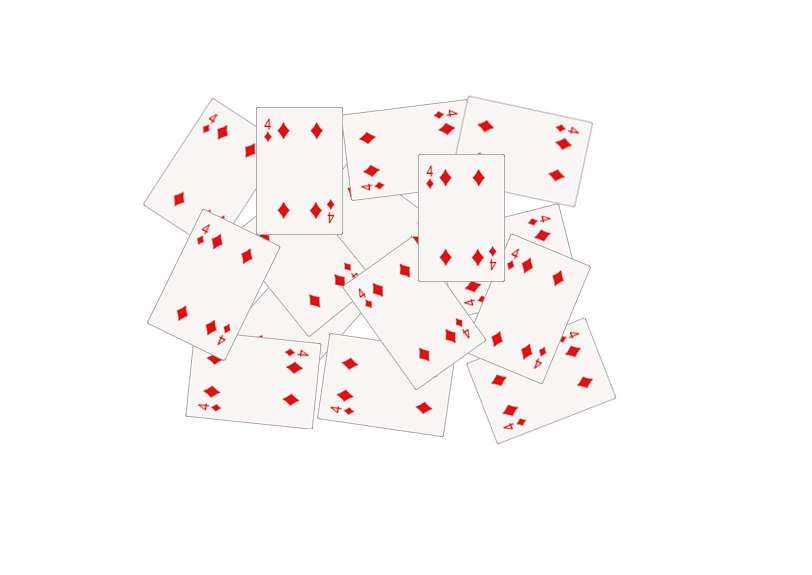
#> input picture 06_Segmentierung_v4/img/watershed_segmentation_demo_01.jpg, 812 x 575 px
$ jupyter execute 08a_Segmentierung_Watershed.ipynb
#> lines starting #> are read from the running program, lines starting #| are printed output that depends on the picture; after the words box and inside, x2 and y2 are one past the last pixel; in counts of white or black regions, pixels touching at a corner belong together
# Segmentaion with Distance Transform and Watershed Algorithm

Tutorial taken from here: https://www.ccoderun.ca/programming/doxygen/opencv/tutorial_distance_transform.html

[cell 1]
import cv2 as cv
import numpy as np
import argparse
import random as rng
import matplotlib.pyplot as plt
rng.seed(12345)

[cell 2]
src = cv.imread('./img/watershed_segmentation_demo_01.jpg')
#> src is the input picture: shape (575, 812, 3); mean B, G, R 248.7, 248.9, 252.3
src = cv.cvtColor(src, cv.COLOR_BGR2RGB)
plt.imshow(src); plt.title('Original')
plt.show()

[cell 3]
# Change the background from white to black, since that will help later to extract
# better results during the use of Distance Transform
src[np.all(src == 255, axis=2)] = 0
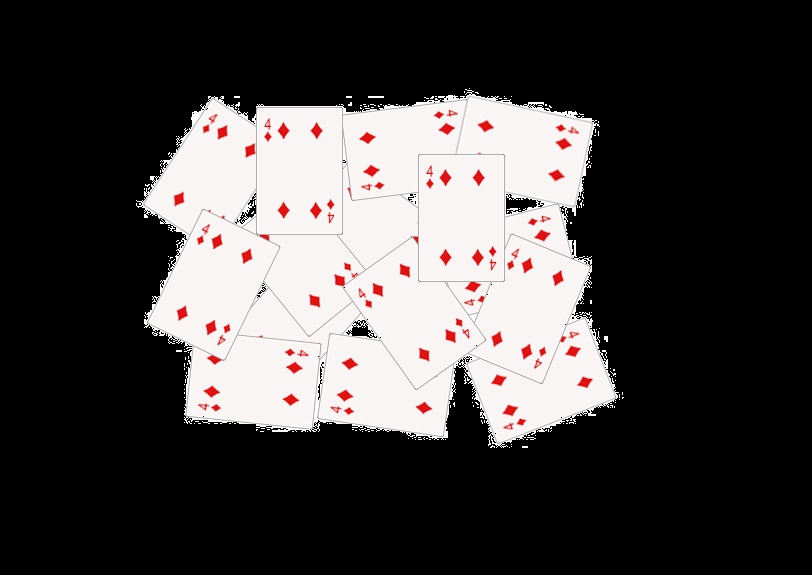
#> src: shape (575, 812, 3); mean R, G, B 69.8, 66.5, 66.3
# Show output image
plt.imshow(src); plt.title('Blacken Background')
plt.show()

[cell 4]
kernel = np.array([[1, 1, 1], [1, -8, 1], [1, 1, 1]], dtype=np.float32)
# do the laplacian filtering as it is
# well, we need to convert everything in something more deeper then CV_8U
# because the kernel has some negative values,
# and we can expect in general to have a Laplacian image with negative values
# BUT a 8bits unsigned int (the one we are working with) can contain values from 0 to 255
# so the possible negative number will be truncated
imgLaplacian = cv.filter2D(src, cv.CV_32F, kernel)
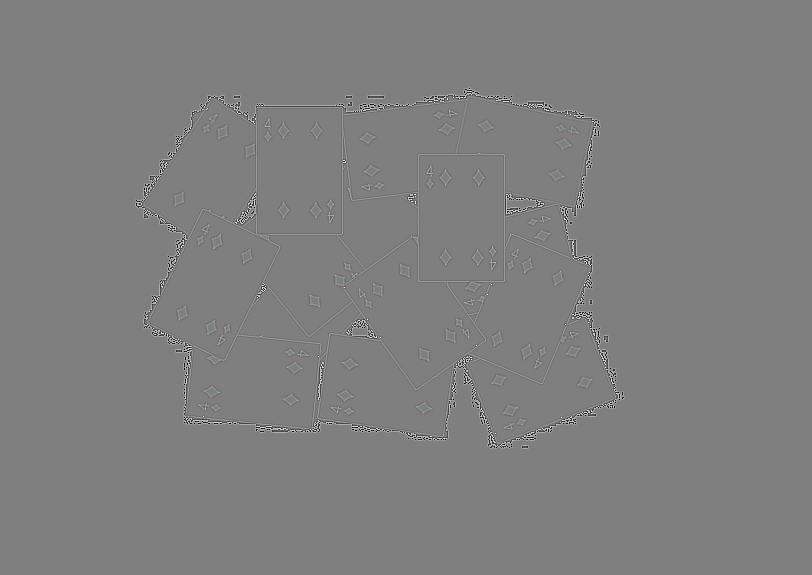
#> imgLaplacian: shape (575, 812, 3) float32; mean R, G, B 0, 0, 0; drawn with min black and max white
sharp = np.float32(src)
imgResult = sharp - imgLaplacian
# convert back to 8bits gray scale
imgResult = np.clip(imgResult, 0, 255)
imgResult = imgResult.astype('uint8')
imgLaplacian = np.clip(imgLaplacian, 0, 255)
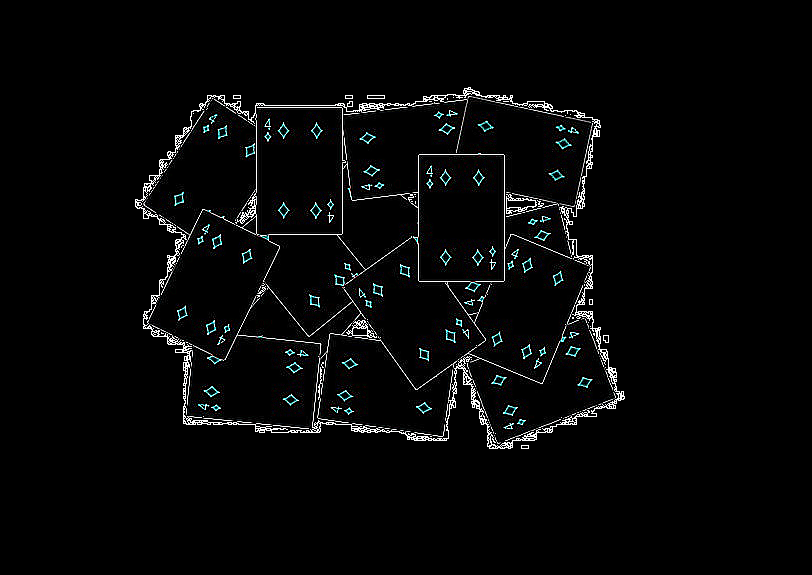
#> imgLaplacian: shape (575, 812, 3) float32; mean R, G, B 7.1, 7.6, 7.6
imgLaplacian = np.uint8(imgLaplacian)

bw = cv.cvtColor(imgResult, cv.COLOR_BGR2GRAY)
_, bw = cv.threshold(bw, 40, 255, cv.THRESH_BINARY | cv.THRESH_OTSU)
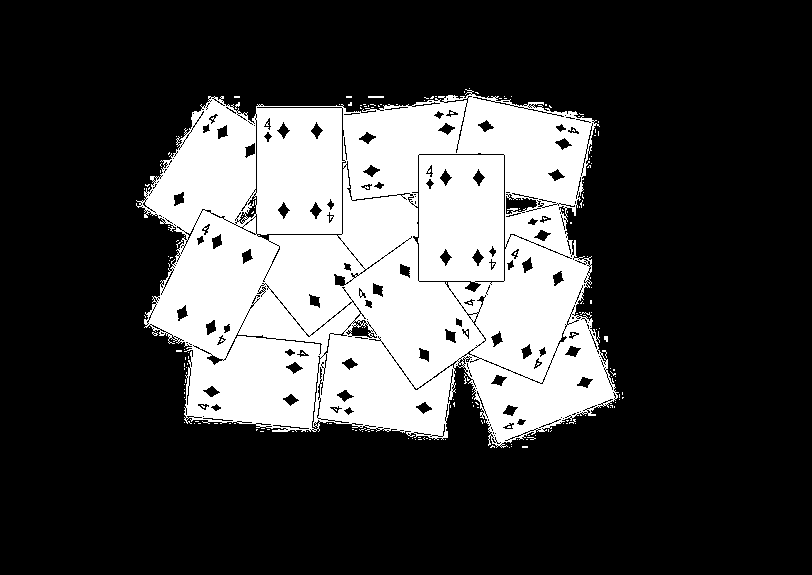
#> bw: shape (575, 812); 26.4% white; 189 white regions (186 under 20 px), largest, box (x1, y1, x2, y2) and area: (136, 89, 619, 448) 122445, (368, 96, 384, 98) 32, (604, 336, 608, 342) 20

plt.imshow(imgResult); plt.title('Clipped image'); plt.show()
plt.imshow(bw, cmap='gray'); plt.title('Black-and-White'); plt.show()

[cell 5]
dist = cv.distanceTransform(bw, cv.DIST_L2, 3)
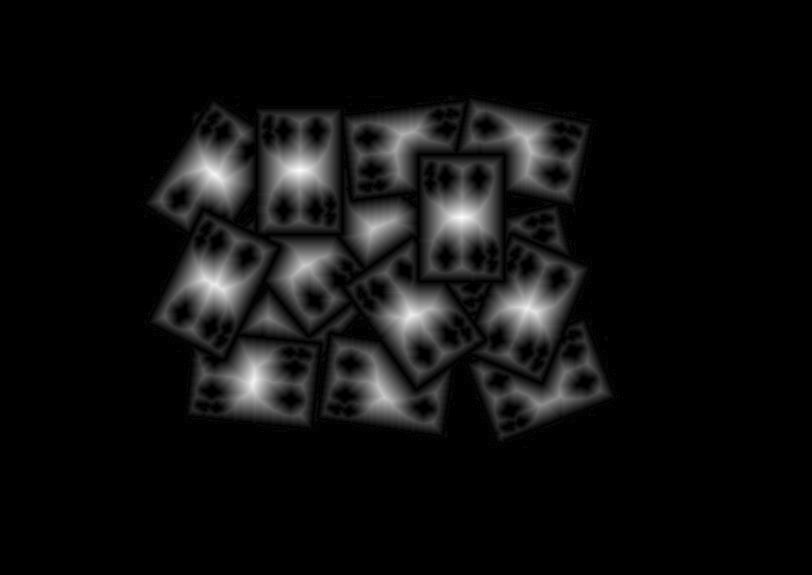
#> dist: shape (575, 812) float32; min 0, max 37.19, mean 2.2; drawn with min black and max white

# Normalize the distance image for range = {0.0, 1.0}
# so we can visualize and threshold it
cv.normalize(dist, dist, 0, 1.0, cv.NORM_MINMAX)
plt.imshow(dist, cmap='gray'); plt.title('Distance Transform'); plt.show()

[cell 6]
_, dist = cv.threshold(dist, 0.4, 1.0, cv.THRESH_BINARY)
#> dist: shape (575, 812) float32; values 0 (black) and 1 (white), 4.7% white; 14 white regions, largest, box (x1, y1, x2, y2) and area: (179, 258, 249, 310) 2207, (433, 189, 489, 246) 2165, (272, 142, 327, 199) 2164

# Dilate a bit the dist image
kernel1 = np.ones((3,3), dtype=np.uint8)
dist = cv.dilate(dist, kernel1)
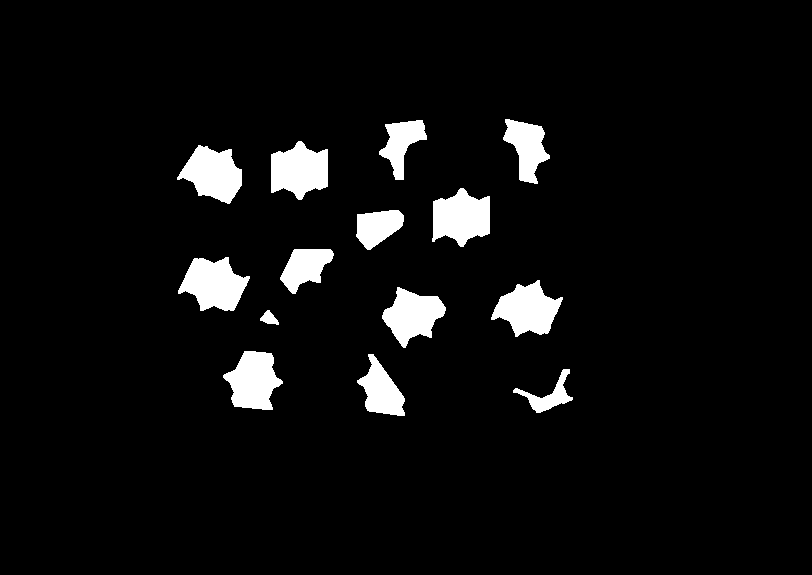
#> dist: shape (575, 812) float32; values 0 (black) and 1 (white), 5.4% white; 14 white regions, largest, box (x1, y1, x2, y2) and area: (178, 257, 250, 311) 2489, (432, 188, 490, 247) 2425, (271, 141, 328, 200) 2418

plt.imshow(dist, cmap='gray'); plt.title('Thresholded and dilated'); plt.show()

dist_8u = dist.astype('uint8')
#> dist_8u: shape (575, 812); values 0 (black) and 1 (white), 5.4% white; 14 white regions

[cell 7]
# Find total markers
contours, _ = cv.findContours(dist_8u, cv.RETR_EXTERNAL, cv.CHAIN_APPROX_SIMPLE)
#> contours = 14 contours; largest, box (x1, y1, x2, y2) and area: (178, 257, 250, 311) 2388, (432, 188, 490, 247) 2324, (271, 141, 328, 200) 2319, (177, 145, 242, 204) 2284, (491, 280, 563, 337) 2264
# Create the marker image for the watershed algorithm
markers = np.zeros(dist.shape, dtype=np.int32)
# Draw the foreground markers
for i in range(len(contours)):
    cv.drawContours(markers, contours, i, (i+1), -1)
#> this loop made 14 passes
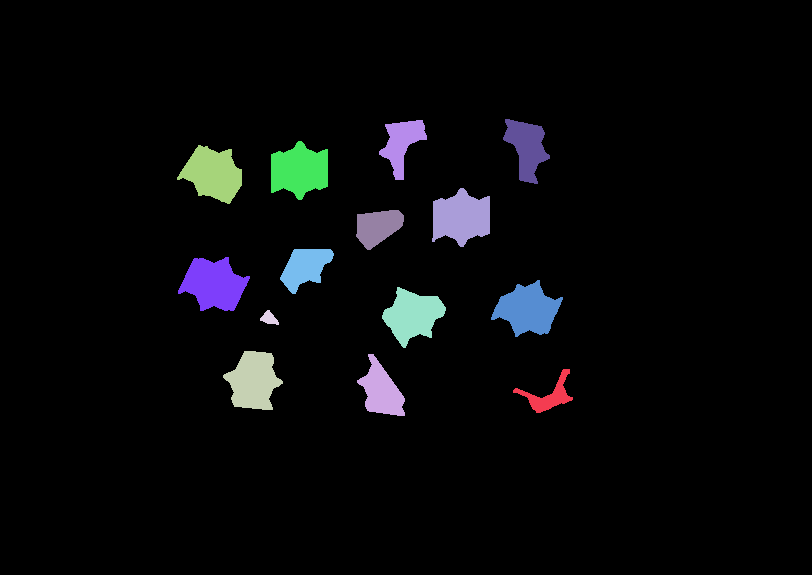
#> markers: shape (575, 812) int32; 15 distinct labels, from 0 to 14; one colour per label, 0 black
# Draw the background marker
cv.circle(markers, (5,5), 3, (255,255,255), -1)
#> markers: shape (575, 812) int32; 16 distinct labels, from 0 to 255
plt.imshow(markers, cmap='gray'); plt.title('Markers'); plt.show()

[cell 8]
# Perform the watershed algorithm
cv.watershed(imgResult, markers)
#mark = np.zeros(markers.shape, dtype=np.uint8)
mark = markers.astype('uint8')
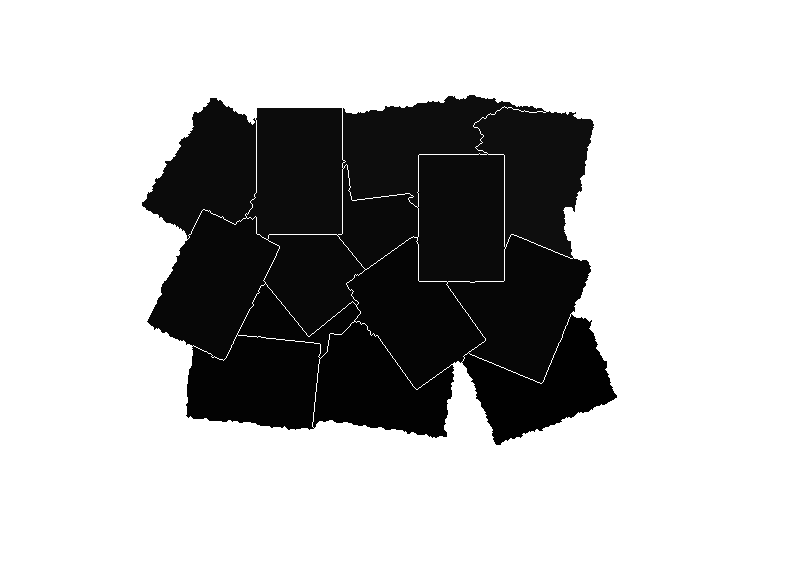
#> mark: shape (575, 812); min 1, max 255, mean 187.1
mark = cv.bitwise_not(mark)
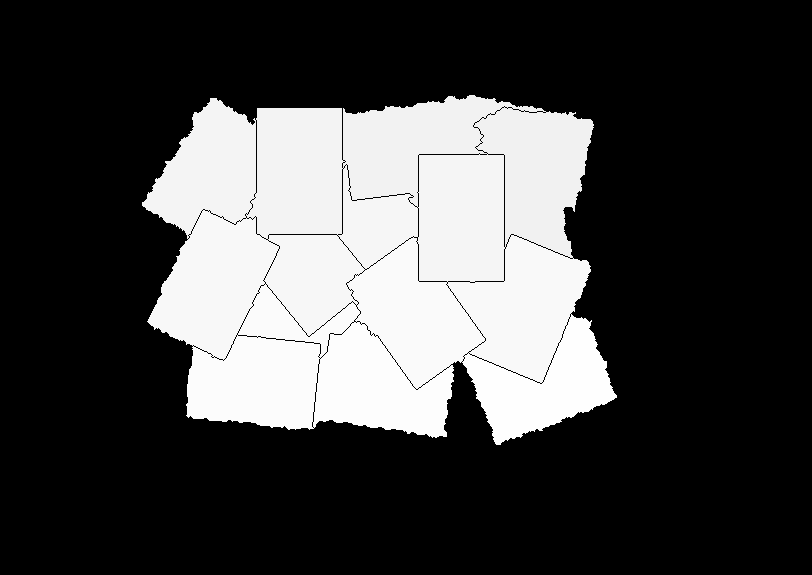
#> mark: shape (575, 812); min 0, max 254, mean 67.9
# uncomment this if you want to see how the mark
# image looks like at that point
#cv.imshow('Markers_v2', mark)
# Generate random colors
colors = []
for contour in contours:
    colors.append((rng.randint(0,256), rng.randint(0,256), rng.randint(0,256)))
#> after the loop, colors = [(213, 5, 152), (188, 99, 138), (223, 82, 191), (63, 221, 133), (89, 95, 181), (46, 211, 85), (75, 105, 39), (97, 174, 164), (12, 234, 173), (13, 212, 1), (3, 83, 91), (146, 50, 212), (54, 93, 192), (119, 168, 20)]
# Create the result image
dst = np.zeros((markers.shape[0], markers.shape[1], 3), dtype=np.uint8)
# Fill labeled objects with random colors
for i in range(markers.shape[0]):
    for j in range(markers.shape[1]):
        index = markers[i,j]
        if index > 0 and index <= len(contours):
            dst[i,j,:] = colors[index-1]
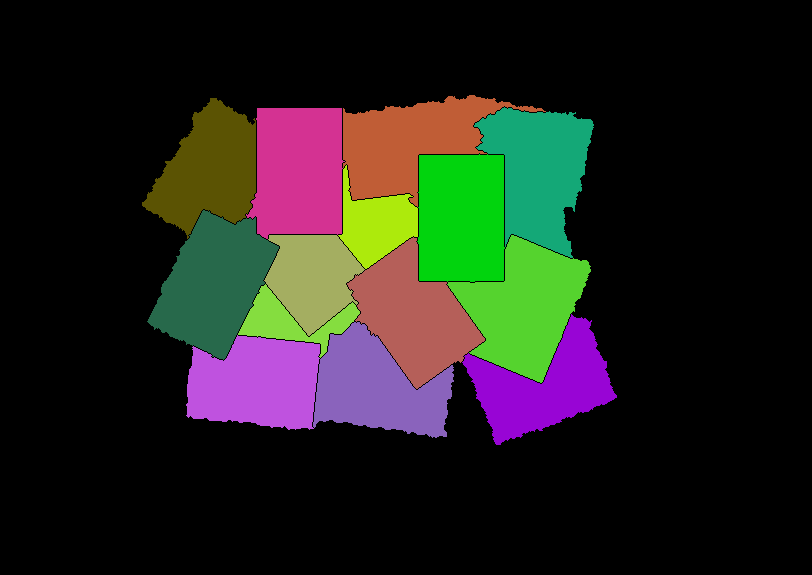
#> dst: shape (575, 812, 3); mean of channels 0, 1, 2 27.5, 33.4, 33.3; drawn as B, G, R

plt.figure(figsize=(24,12))
plt.subplot(1,2,1); plt.imshow(src); plt.title('Original Image')
plt.subplot(1,2,2); plt.imshow(dst); plt.title('Final Result'); plt.show()
